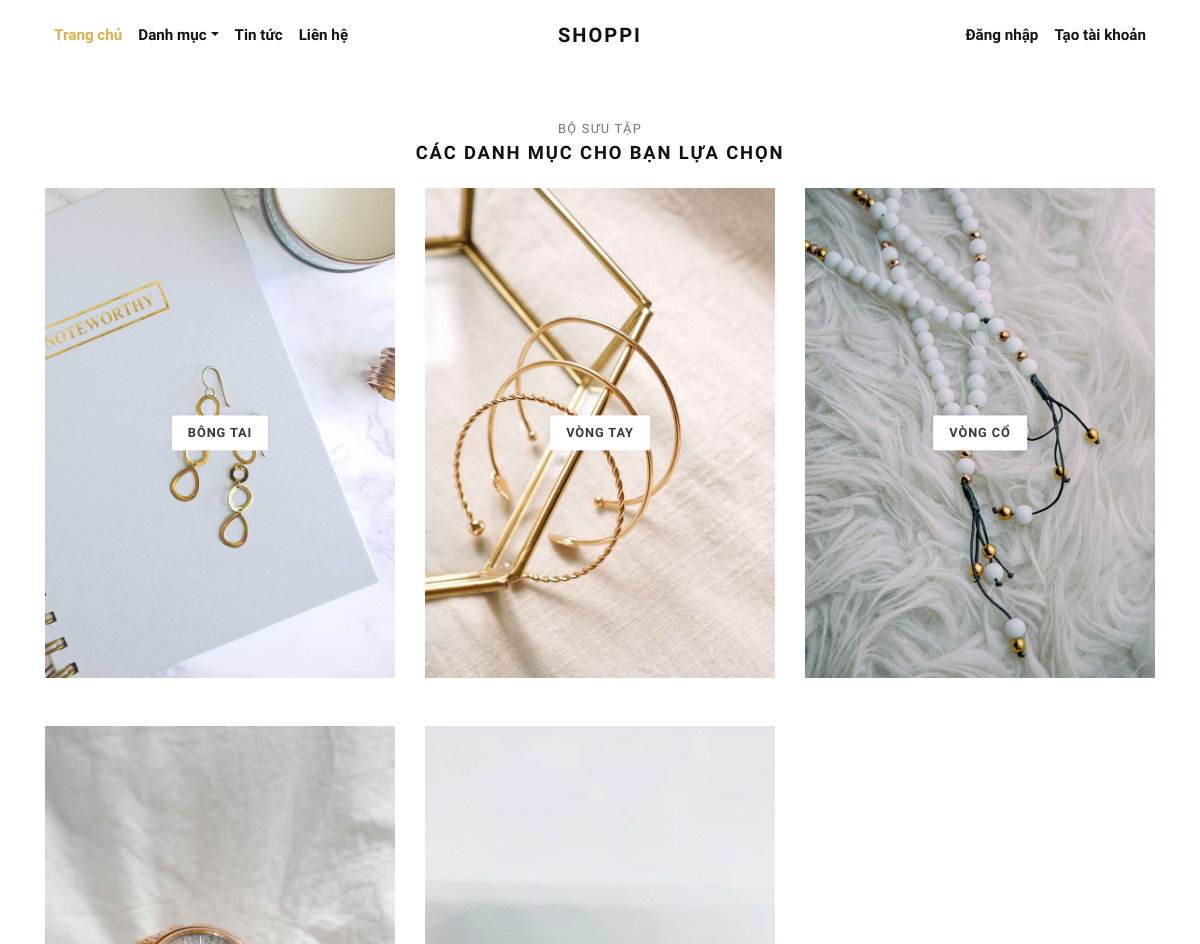
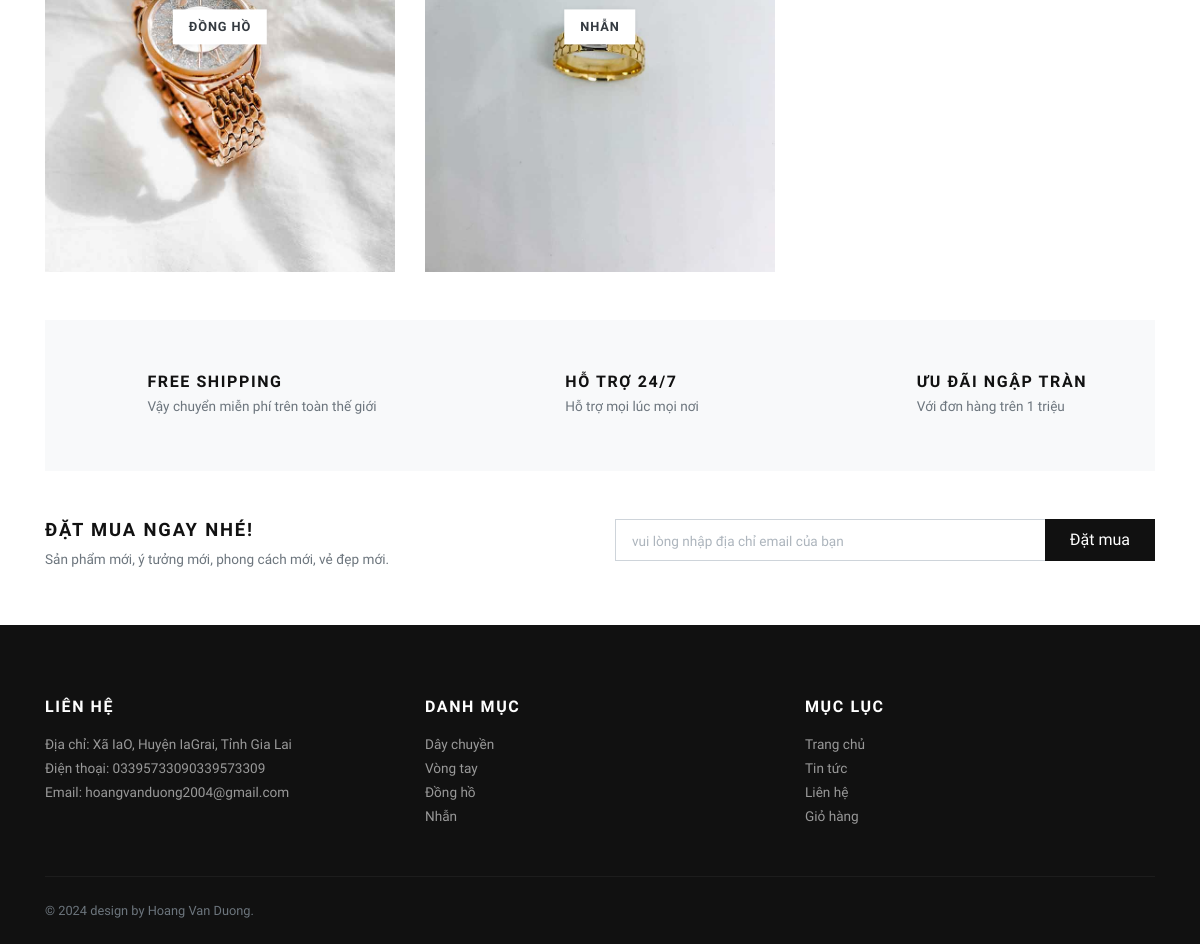
Page /categories/ on the committed database (2 pictures, top to bottom).
### store/models.py (models this page shows, shortened)
class Category(models.Model):
    title = models.CharField(max_length=50, verbose_name="Tên Danh mục")
    slug = models.SlugField(max_length=55, verbose_name="Category Slug")
    description = models.TextField(blank=True, verbose_name="Mô tả")
    category_image = models.ImageField(upload_to='category', blank=True, null=True, verbose_name="Image Danh mục: ")
    is_active = models.BooleanField(verbose_name="Active")
    is_featured = models.BooleanField(verbose_name="Nổi bật")
    created_at = models.DateTimeField(auto_now_add=True, verbose_name="Created Date")
    updated_at = models.DateTimeField(auto_now=True, verbose_name="Updated Date")
    class Meta:
        verbose_name_plural = 'Quản lý Danh mục'
        ordering = ('-created_at', )

### store/views.py (the view)
# urls.py: path('categories/', views.all_categories, name="all-categories"),
def all_categories(request):
    categories = Category.objects.filter(is_active=True)
    return render(request, 'store/categories.html', {'categories':categories})

### store/context_preprocessors.py (called while the page is built)
def store_menu(request):
    categories = Category.objects.filter(is_active=True)
    context = {
        'categories_menu': categories,
    }
    return context

def cart_menu(request):
    if request.user.is_authenticated:
        cart_items= Cart.objects.filter(user=request.user)
        context = {
            'cart_items': cart_items,
        }
    else:
        context = {}
    return context

def like_item(request):
    if request.user.is_authenticated:
        like_item= Like.objects.filter(user=request.user)
        context = {
            'like_item': like_item,
        }
    else:
        context = {}
    return context

### templates/store/categories.html (shortened to what this page needs)
{% extends 'base.html' %}
{% load static %}
      {% block content %}
      <div class="container">
        <section class="pt-5">
          <header class="text-center">
            <p class="small text-muted small text-uppercase mb-1">Bộ sưu tập</p>
            <h2 class="h5 text-uppercase mb-4">Các danh mục cho bạn lựa chọn</h2>
          </header>
          <div class="row">
          {% if categories %}
            {% for category in categories %}
              <div class="col-md-4 mb-4 mb-md-5">
                <a class="category-item" href="{% url 'store:category-products' category.slug %}">
                  <strong class="category-item-title">{{ category.title }}</strong>
                </a>
              </div>
            {% endfor %}
          {% endif %}
          </div>
        </section>
        <section class="py-5 bg-light">
          <div class="container">
            <div class="row text-center">
              <div class="col-lg-4 mb-3 mb-lg-0">
                <div class="d-inline-block">
                  <div class="media align-items-end">
                    <svg class="svg-icon svg-icon-big svg-icon-light">
                      <use xlink:href="#delivery-time-1"> </use>
                    </svg>
                    <div class="media-body text-left ml-3">
                      <h6 class="text-uppercase mb-1">Free shipping</h6>
                      <p class="text-small mb-0 text-muted">Vậy chuyển miễn phí trên toàn thế giới</p>
                    </div>
                  </div>
                </div>
              </div>
              <div class="col-lg-4 mb-3 mb-lg-0">
                <div class="d-inline-block">
                  <div class="media align-items-end">
                    <svg class="svg-icon svg-icon-big svg-icon-light">
                      <use xlink:href="#helpline-24h-1"> </use>
                    </svg>
                    <div class="media-body text-left ml-3">
                      <h6 class="text-uppercase mb-1">Hỗ trợ 24/7</h6>
                      <p class="text-small mb-0 text-muted">Hỗ trợ mọi lúc mọi nơi</p>
                    </div>
                  </div>
                </div>
              </div>
              <div class="col-lg-4">
                <div class="d-inline-block">
                  <div class="media align-items-end">
                    <svg class="svg-icon svg-icon-big svg-icon-light">
                      <use xlink:href="#label-tag-1"> </use>
                    </svg>
                    <div class="media-body text-left ml-3">
                      <h6 class="text-uppercase mb-1">Ưu đãi ngập tràn</h6>
                      <p class="text-small mb-0 text-muted">Với đơn hàng trên 1 triệu</p>
                    </div>
                  </div>
                </div>
              </div>
            </div>
          </div>
        </section>
        <section class="py-5">
          <div class="container p-0">
            <div class="row">
              <div class="col-lg-6 mb-3 mb-lg-0">
                <h5 class="text-uppercase">Đặt mua ngay nhé!</h5>
                <p class="text-small text-muted mb-0">Sản phẩm mới, ý tưởng mới, phong cách mới, vẻ đẹp mới.</p>
              </div>
              <div class="col-lg-6">
                <form action="#">
                  <div class="input-group flex-column flex-sm-row mb-3">
                    <input class="form-control form-control-lg py-3" type="email" placeholder="vui lòng nhập địa chỉ email của bạn" aria-describedby="button-addon2">
                    <div class="input-group-append">
                      <button class="btn btn-dark btn-block" id="button-addon2" type="submit">Đặt mua</button>
                    </div>
                  </div>
                </form>
              </div>
            </div>
          </div>
        </section>
      </div>
      {% endblock content %}

### jewelryshop/static/css/style.default.css (style rules this page uses)
.text-small { font-size: 0.85rem !important; }
strong { font-weight: 700; }
.category-item { display: block; position: relative; color: #343a40; transition: all 0.3s; }
.category-item-title { display: inline-block; padding: 0.5rem 1rem; background: #fff; text-transform: uppercase; letter-spacing: 0.07em; position: absolute; top: 50%; left: 50%; -webkit-transform: translate(-50%, -50%); transform: translate(-50%, -50%); box-shadow: 0 0 5px rgba(0, 0, 0, 0.07); font-size: 0.8rem; }
.text-uppercase { text-transform: uppercase; letter-spacing: 0.1em; }
.svg-icon { width: 32px; height: 32px; vertical-align: text-bottom; stroke: currentColor; stroke-width: 3; --layer1: currentColor; --layer2: currentColor; --layer3: currentColor; }
.svg-icon.svg-icon-light { stroke-width: 2; }
.svg-icon-big { width: 48px; height: 48px; }
.btn { font-weight: 400; border: 1px solid transparent; font-family: inherit; padding: 0.375rem 1.5rem; font-size: 1rem; line-height: 1.5; border-radius: 0; transition: color 0.15s ease-in-out, background-color 0.15s ease-in-out, border-color 0.15s ease-in-out, box-shadow 0.15s ease-in-out; }
.btn-dark { color: #fff; background-color: #111111; border-color: #111111; }
body { font-family: "Libre Franklin", sans-serif; font-size: 1rem; font-weight: 400; line-height: 1.5; color: #111111; background-color: #fff; }
a { color: #dcb14a; text-decoration: none; }
h1, h2, h3, h4, h5, h6, .h1, .h2, .h3, .h4, .h5, .h6 { margin-bottom: 0.5rem; font-family: inherit; font-weight: 900; line-height: 1.2; color: inherit; }
h2, .h2 { font-size: 1.9rem; }
h5, .h5 { font-size: 1.15rem; }
h6, .h6 { font-size: 1rem; }
small, .small { font-size: 80%; font-weight: 400; }
.bg-light { background-color: #f8f9fa !important; }
.form-control { padding: 0.375rem 0.75rem; font-size: 1rem; line-height: 1.5; color: #495057; background-color: #fff; border: 1px solid #ced4da; border-radius: 0; transition: border-color 0.15s ease-in-out, box-shadow 0.15s ease-in-out; }
.form-control::placeholder { color: #adb5bd; font-size: 0.85rem; font-weight: 400; }
.form-control-lg { padding: 0.5rem 1rem; font-size: 1rem; line-height: 1.5; border-radius: 0; }

### rows in the picture
Category: title "BÔNG TAI"
Category: title "VÒNG TAY"
Category: title "VÒNG CỔ"
Category: title "ĐỒNG HỒ"
Category: title "NHẪN"
